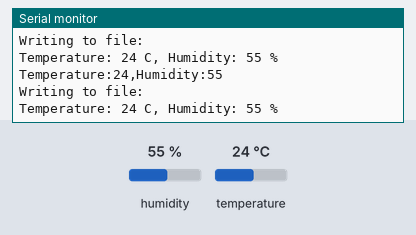
This sketch was run on a simulated Arduino Uno, built with avr-gcc and run on an emulated ATmega328P. On the bench: the last lines printed to the serial monitor. The inputs (shaded band) are chosen by the test bench; at power-on: humidity 55 %, temperature 24 °C. Storage starts empty.

Above: at 1.2 s.
1.3 s: humidity set to 22 %
At 1.42 s:
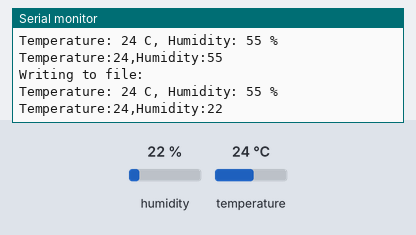
2.8 s: temperature set to 12 °C
At 2.94 s:
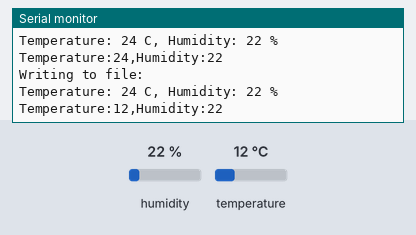
4.3 s: humidity set to 40 %
At 4.31 s:
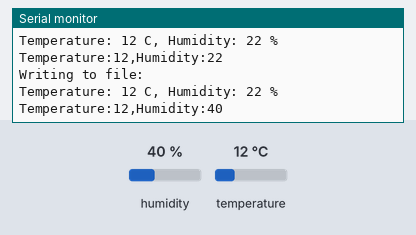
Timing chart, 0 to 7.3 s (numbered marks = the images above; inputs shaded):
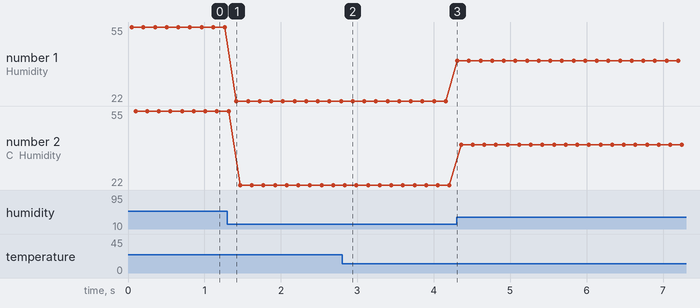

Measured:
- after the input at 1.3 s, the serial monitor: prints a new line after 0.12 s (image 1)
- after the input at 2.8 s, the serial monitor: prints a new line after 0.14 s (image 2)
- after the input at 4.3 s, the serial monitor: prints a new line at once (image 3)
- plotted number 1: 55 → 22 after the input at 1.3 s, 22 → 40 after the input at 4.3 s
- plotted number 2: 55 → 22 after the input at 1.3 s, 22 → 40 after the input at 4.3 s

The sketch:

SD_Card__BME.ino
```cpp
// If the SD Card does not initialise, you will need to format the SD card to FAT32 Format --> https://guiformat.com/

/* To reset the formatting of SD Card follow these steps:

On Windows:
Open File Explorer → Right-click on the SD card → Select Format.
In the dialog:
File System: Select exFAT
Allocation size: Leave as Default
Check Quick Format
Click Start.

On macOS:
Open Disk Utility
Select the SD card in the left pane.
Click Erase
Format: exFAT
Scheme: GUID Partition Map (or Master Boot Record)
Click Erase.
*/

#include <SPI.h> //for the SD card module
#include <SD.h> // for the SD card
#include <dht.h> // for the DHT sensor


int pinDHT11 = A0;  // Set the pin connected to DATA in the DHT11 sensor
int DHT11Temperature;  // Variable to store the value of the temperature
int DHT11Humidity;  // Variable to store the value of the Humidity
int chk;  // Create variable to store raw reading from the DHT11 sensor

char buffer[64]; // Adjust size if needed
float timestamp = 0.0;

const int chipSelect = 10; // Where the CS wire is connected to

// Create a file to store the data
File dataFile;

dht DHT;  // Create sensor

void setup() {
  //initializing Serial monitor
  Serial.begin(9600);

  // setup for the SD card
  Serial.print("Initializing SD card...");

  if(!SD.begin(chipSelect)) {
    Serial.println("initialization failed!");
    return;
  }
  Serial.println("initialization done.");

  // This was used to make sure I am able to write to SD Card
  // createFile("test.txt");
  // writeToFile("This is to test the module!");
  // closeFile();
}

void loop() {
   loggingData();// This continually logs data onto the SD Card
}

void loggingData() {

dataFile = SD.open("log.txt", FILE_WRITE);
if (dataFile) {
  dataFile.print("Time: ");
  dataFile.print(timestamp, 1); // Print float with 1 decimal place
  dataFile.print("s - Value: ");
  loggingTemperature();
  dataFile.close();
  timestamp += 0.1; // 100ms delay between each reading, this can be reduced if needed
  delay(100);
}
}

void loggingTemperature() {
  chk = DHT.read11(pinDHT11);  // Read the raw data from the sensor
  DHT11Temperature = DHT.temperature;  // Store the value of the temperature
  DHT11Humidity = DHT.humidity;  // Store the value of the Humidity

  // Check if any reads failed and exit early (to try again).
  if  (isnan(DHT11Temperature) || isnan(DHT11Humidity)) {
    Serial.println("Failed to read from DHT sensor!");
    return;
  }

  //debugging purposes
  Serial.print("Temperature:");  // Print the text "Temperature: " in the serial monitor
  Serial.print(DHT11Temperature);  // Print the value inside the variable called Temperature
  // Serial.print(" C");  // Print the text " C" in the serial monitor
  Serial.print(",");  // Print a tab in the serial monitor

  Serial.print("Humidity:");  // Print the text "Humidity: " in the serial monitor
  Serial.print(DHT11Humidity);  // Print the value inside the variable called Humidity
  // Serial.print(" %");  // Print the text " %" in the serial monitor
  Serial.println();  // Create a new line in the serial monitor

  snprintf(buffer, sizeof(buffer), "Temperature: %d C, Humidity: %d %%", DHT11Temperature, DHT11Humidity);
  writeToFile(buffer);


}


int createFile(char filename[])
{
  dataFile = SD.open(filename, FILE_WRITE);

  if (dataFile)
  {
    Serial.println("File created successfully.");
    return 1;
  } else
  {
    Serial.println("Error while creating file.");
    return 0;
  }
}

int writeToFile(char text[])
{
  if (dataFile)
  {
    dataFile.println(text);
    Serial.println("Writing to file: ");
    Serial.println(text);
    return 1;
  } else
  {
    Serial.println("Couldn't write to file");
    return 0;
  }
}

void closeFile()
{
  if (dataFile)
  {
    dataFile.close();
    Serial.println("File closed");
  }
}

int openFile(char filename[])
{
  dataFile = SD.open(filename);
  if (dataFile)
  {
    Serial.println("File opened with success!");
    return 1;
  } else
  {
    Serial.println("Error opening file...");
    return 0;
  }
}
```
